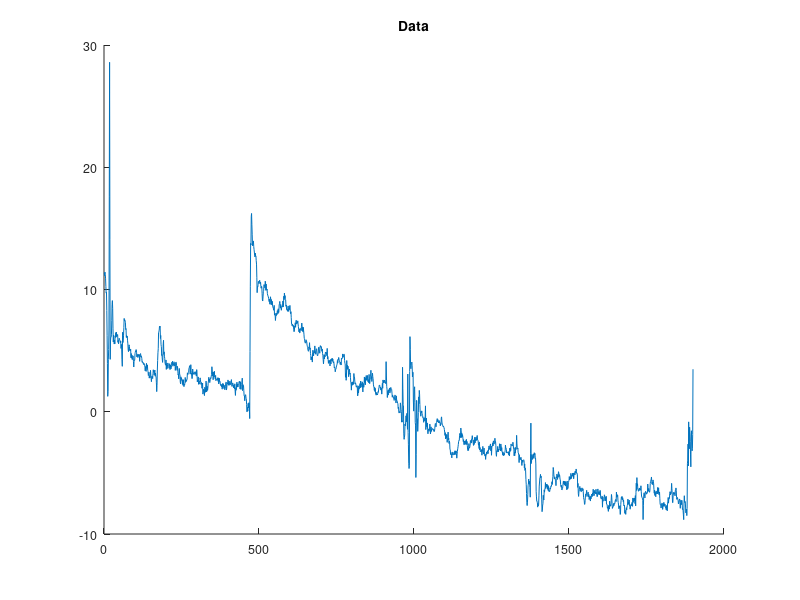

MATLAB code for this plot: (Note: this script raises an error after producing the figure.)
%% TARA_Example1: Transient Artifact Reduction Algorithm (TARA)
% TARA is designed to remove step and spike artifacts from data.


%% Start

clear
% close all

set(0, 'DefaultAxesFontSize', 9);

%% Load data

y = load('data/wl2_col38.txt');

N = length(y);
n = 1:N;

figure(1)
clf
plot(n, y);
box off
title('Data')

%% Set parameters

% Filter parameters

% fc : cut-off frequency (cycles/sample) (0 < fc < 0.5);
% fc = 0.04;             
fc = 0.03;

% d : filter order parameter (d = 1, 2, or 3)
d = 1;

% ps : pseudo sigma (pseudo noise)
ps = 0.24;

% theta, beta : shape parameters
theta = 0.05;
beta = 1.3;


%% Run TARA
% TARA: Transient artifact reducation algortithm 

Nit = 100;

% Run TARA
[x1, x2, f, cost] = tara2_L1(y, d, fc, theta, beta, ps, Nit);

txt = sprintf('fc = %.3f, d = %d, theta = %.3f, beta = %.3f, sigma = %.3f, %d iterations', fc, d, theta, beta, ps, Nit);


%%
% Cost function history

figure(1)
clf
plot(1:Nit, cost)
xlabel('iterations')
title('Cost function history')
box off


%% Display output

signals = [y x1 x2-5 x1+x2 y-x1-x2+25];
labels = {'Raw data','Type 1 artifact', 'Type 2 artifact', 'Total artifact', 'Corrected data (L1 norm penalty)'};
M = length(labels);
gap = 25;

figure(2)
clf
plot(n, bsxfun(@plus, -(0:M-1)*gap, signals), 'black')

tt = text(1800*ones(1,M), gap*(0.3-(0:M-1)), labels);
set(tt, 'HorizontalAlignment', 'right')
title('TARA (L1 norm penalty)')
xlabel( txt )

orient tall
print -dpdf figures/TARA_Example1_fig1


%% TARA with non-convex penalty

pen = 'atan';
r = 0.5;

% Initialize with L1 solution
[x1, x2, f, cost_, u1, u2] = tara2(y, d, fc, theta, beta, ps, 'L1', 0, 0, 0, Nit);
[x1_ncvx, x2_ncvx, f_ncvx, cost_ncvx] = tara2(y, d, fc, theta, beta, ps, pen, r, r, r, Nit, u1, u2);

txt2 = sprintf('%s penalty, r0 = %.3f, r1 = %.3f, r2 = %.3f', pen, r, r, r);


%% Display output

signals = [y x1_ncvx x2_ncvx-10 x1_ncvx+x2_ncvx-5 y-x1_ncvx-x2_ncvx+20];
labels = {'Raw data','Type 1 artifact', 'Type 2 artifact', 'Total artifact', 'Corrected data (atan penalty)'};
M = length(labels);
gap = 25;

figure(2)
clf
plot(n, bsxfun(@plus, -(0:M-1)*gap, signals), 'black')

tt = text(1800*ones(1,M), gap*(0.3-(0:M-1)), labels);
set(tt, 'HorizontalAlignment', 'right')
title('TARA (atan penalty)')
xlabel( txt )

orient tall
print -dpdf figures/TARA_Example1_fig2


%%

set(0, 'DefaultAxesFontSize', 'remove');


